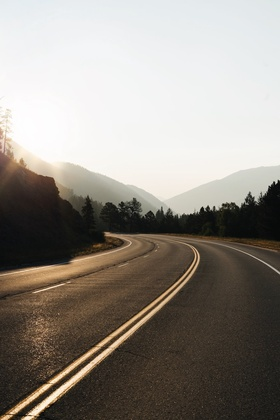
%> input picture road.jpg, 280 x 420 px, shrunk from 1000 x 1500 before the run
$ octave Fourier_Transform.m   (GNU Octave 9; MATLAB toolbox functions it lacks are replaced by stand-ins)
%> lines starting %> are read from the running program, lines starting %| are printed output that depends on the picture; in (x1, y1, x2, y2) boxes, pixels count from 0 and x2, y2 are one past the last pixel; in counts of white or black regions, pixels touching at a corner belong together; the program's own positions count from 1
%Fourier_Transform
clc;
f = rgb2gray(imread('road.jpg'));
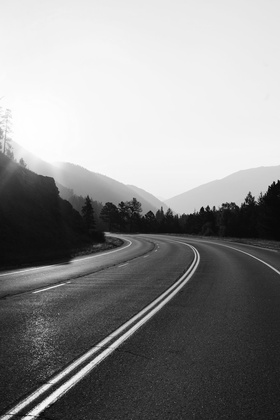
%> f: size 420x280 uint8; min 3, max 255, mean 141.3
f = im2double(f);
%> f: size 420x280 double
F = fftshift(fft2(f));
subplot(1, 5, 1);
imshow(f, []);
title('Original Gray Image');
subplot(1, 5, 2);
imshow(log(abs(F)+1), []);
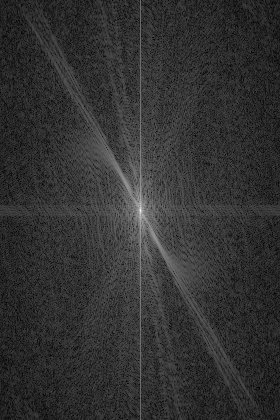
%> displayed picture: size 420x280, on the screen's scale of 0 to 255; min 0, max 255, mean 50.2
title('After fftshift');
[M,N] = size(f);
%> M = 420; N = 280
D = @(u,v) sqrt((u-M/2)^2+(v-N/2)^2);
H = zeros([M, N]);
D0 = 200;
for u = 1:M
    for v = 1:N
        if D(u,v) <= D0;
            H(u, v) = 1;
        end
    end
end
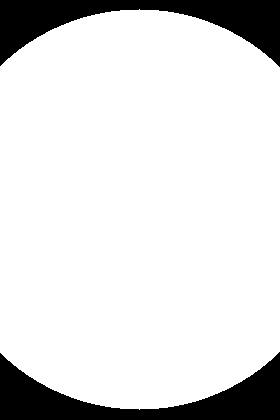
%> H: size 420x280 double; values 0 (black) and 1 (white), 86.7% white; 2 black regions, box (x1, y1, x2, y2) and area: (0, 352, 280, 420) 7936, (0, 0, 280, 67) 7656
G = H.*F;
g = real(ifft2(fftshift(G)));
subplot(1, 5, 3);
imshow(H, []);
title('Window');
subplot(1, 5, 4);
imshow(log(abs(G)+1), []);
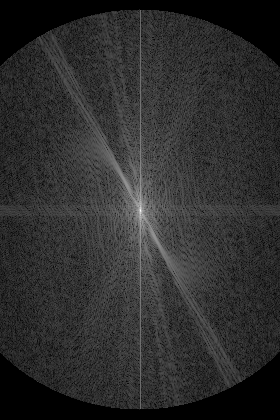
%> displayed picture: size 420x280, on the screen's scale of 0 to 255; min 0, max 255, mean 45.8
title('Multiplyed by window');
subplot(1, 5, 5);
imshow(g, []);
title('After ifft & fftshift');
